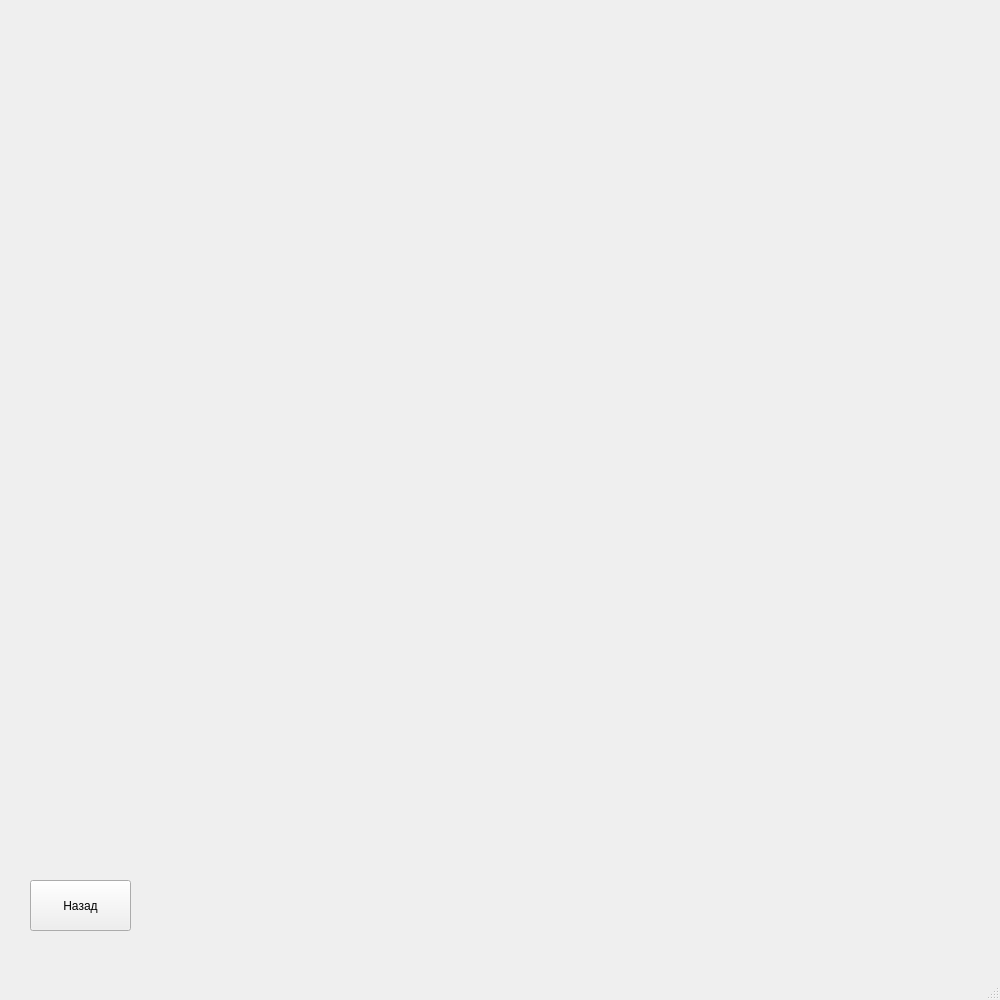
<?xml version="1.0" encoding="UTF-8"?>
<ui version="4.0">
 <class>MainWindow</class>
 <widget class="QMainWindow" name="MainWindow">
  <property name="geometry">
   <rect>
    <x>0</x>
    <y>0</y>
    <width>1000</width>
    <height>1000</height>
   </rect>
  </property>
  <property name="windowTitle">
   <string>MainWindow</string>
  </property>
  <widget class="QWidget" name="centralwidget">
   <widget class="QPushButton" name="btn_back">
    <property name="geometry">
     <rect>
      <x>30</x>
      <y>880</y>
      <width>101</width>
      <height>51</height>
     </rect>
    </property>
    <property name="text">
     <string>Назад</string>
    </property>
   </widget>
  </widget>
  <widget class="QMenuBar" name="menubar">
   <property name="geometry">
    <rect>
     <x>0</x>
     <y>0</y>
     <width>1000</width>
     <height>21</height>
    </rect>
   </property>
  </widget>
  <widget class="QStatusBar" name="statusbar"/>
 </widget>
 <resources/>
 <connections/>
</ui>
